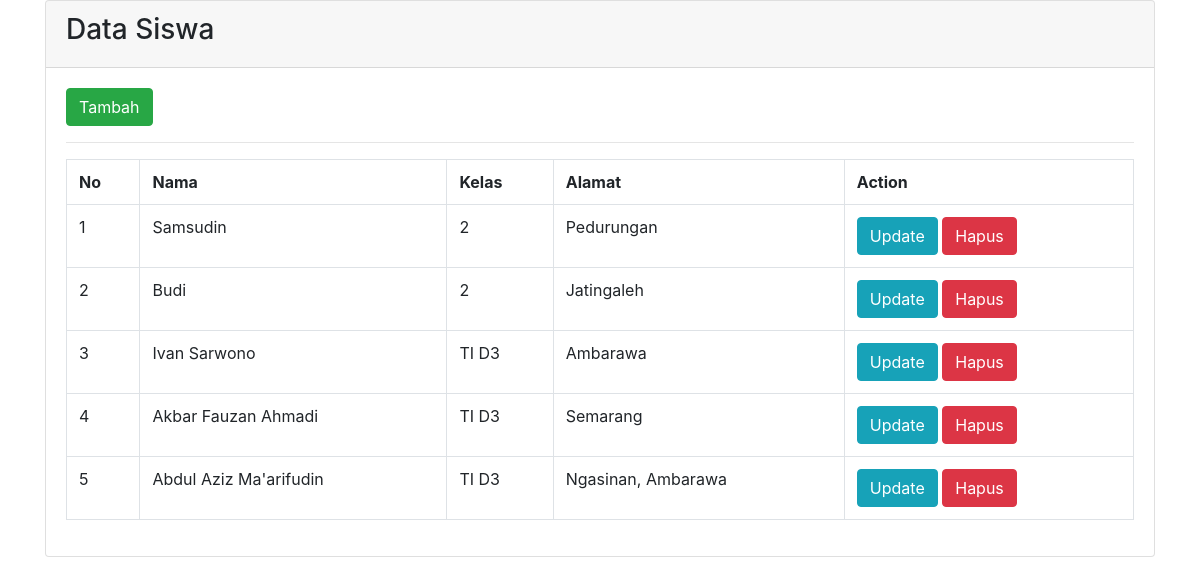
The page / on the database its author committed.
### tables this page shows
CREATE TABLE `tb_siswa` (
  `kd_siswa` int(11) NOT NULL,
  `nama_siswa` varchar(255) NOT NULL,
  `kelas` varchar(10) NOT NULL,
  `alamat` varchar(255) NOT NULL
);

### library.php (called while the page is built, shortened)
<?php
class Library
{
    public function __construct()
    {
        $host = "localhost";
        $dbname = "sekolah";
        $username = "root";
        $password = "";
        $this->db = new PDO("mysql:host={$host};dbname={$dbname}", $username, $password);
    }
    public function show()
    {
        $query = $this->db->prepare("SELECT * FROM tb_siswa");
        $query->execute();
        $data = $query->fetchAll();
        return $data;
    }
}
?>

### index.php (the view, shortened to what this page needs)
<?php
include('library.php');
$lib = new Library();
$data_siswa = $lib->show();
?>
<html>
    <head>
        <link rel="stylesheet" href="bootstrap.min.css">
    </head>
    <body>
    <div class="container">
        <div class="card">
            <div class="card-header">
                <h3>Data Siswa</h3>
            </div>
            <div class="card-body">
                <a href="form_add.php" class="btn btn-success">Tambah</a>
                <hr/>
                <table class="table table-bordered" width="60%">
                    <tr>
                        <th>No</th>
                        <th>Nama</th>
                        <th>Kelas</th>
                        <th>Alamat</th>
                        <th>Action</th>
                    </tr>
                    <?php
                    $no = 1;
                    foreach($data_siswa as $row)
                    {
                        echo "<tr>";
                        echo "<td>".$no."</td>";
                        echo "<td>".$row['nama_siswa']."</td>";
                        echo "<td>".$row['kelas']."</td>";
                        echo "<td>".$row['alamat']."</td>";
                        echo "<td><a class='btn btn-info' href='form_edit.php?kd_siswa=".$row['kd_siswa']."'>Update</a>
                        <a class='btn btn-danger' href='index.php?hapus_siswa=".$row['kd_siswa']."'>Hapus</a></td>";
                        echo "</tr>";
                        $no++;
                    }
                    ?>
                </table>
            </div>
        </div>
    </div>
    </body>
</html>

### rows shown on the page
tb_siswa: nama_siswa "Samsudin", kelas "2", alamat "Pedurungan"
tb_siswa: nama_siswa "Budi", kelas "2", alamat "Jatingaleh"
tb_siswa: nama_siswa "Ivan Sarwono", kelas "TI D3", alamat "Ambarawa"
tb_siswa: nama_siswa "Akbar Fauzan Ahmadi", kelas "TI D3", alamat "Semarang"
tb_siswa: nama_siswa "Abdul Aziz Ma'arifudin", kelas "TI D3", alamat "Ngasinan, Ambarawa"
